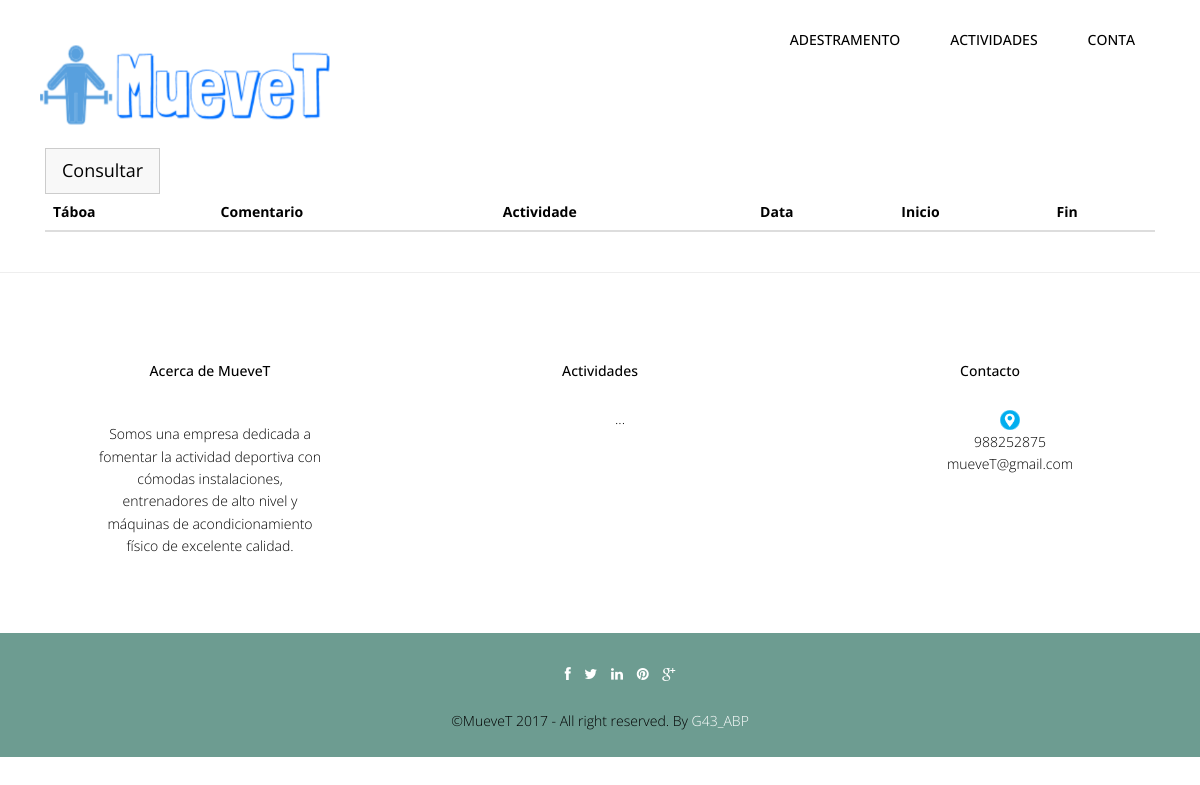
Before: /abp/Controllers/SESION_Controller.php (signed in) with the older database file.
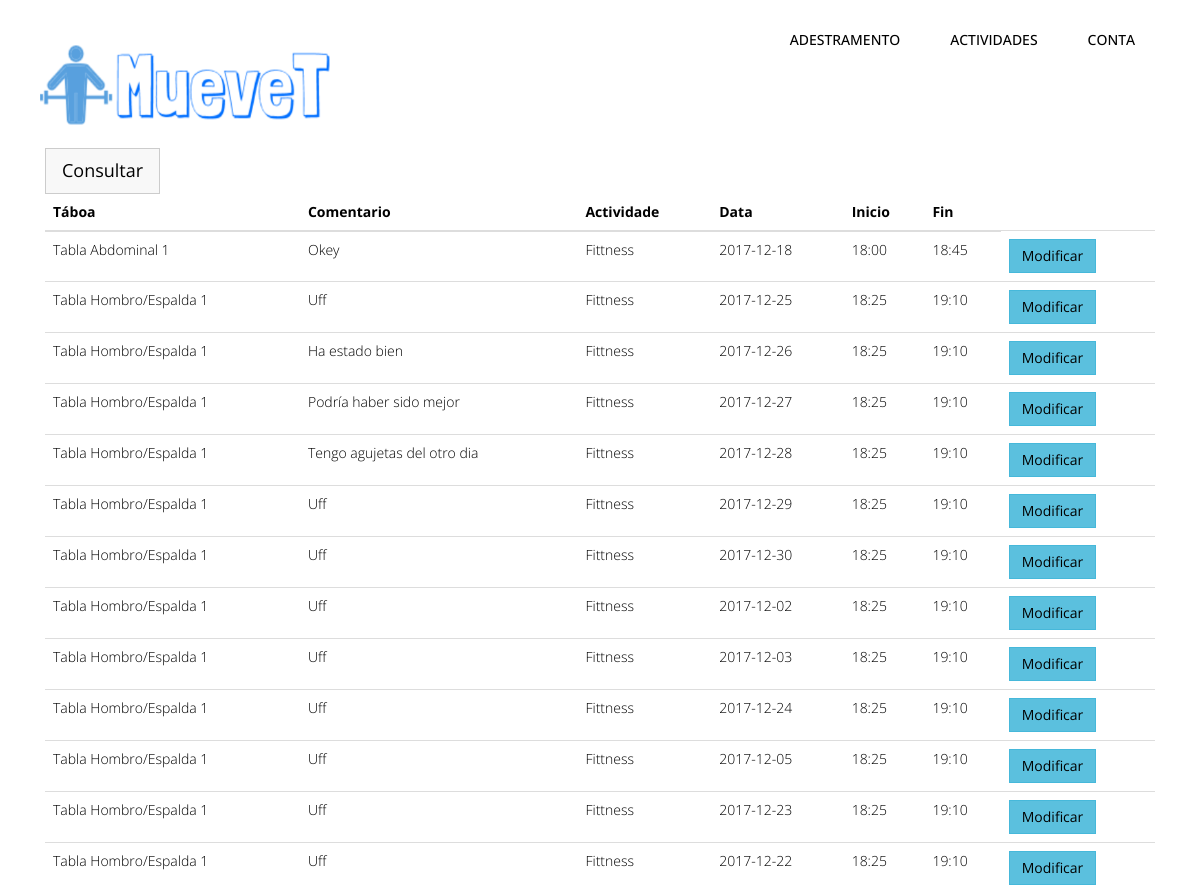
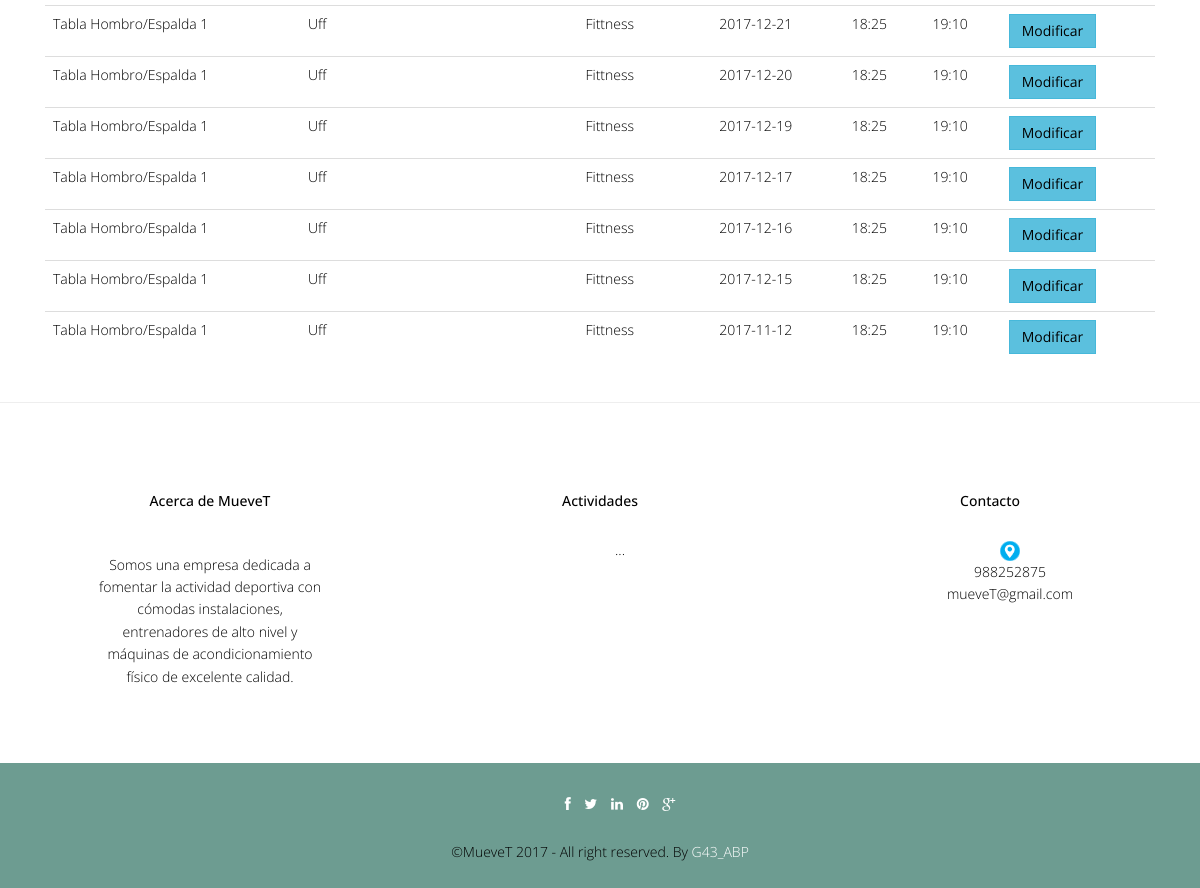
After: the same page with the newer database file (2 pictures, top to bottom).
### tables this page shows
CREATE TABLE IF NOT EXISTS `sesion` (
  `idSesion` int(10) NOT NULL,
  `username` varchar(20) NOT NULL,
  `idTabla` int(10) NOT NULL,
  `fechaSesion` date NOT NULL,
  `horaInicio` varchar(5) NOT NULL,
  `horaFin` varchar(5) NOT NULL,
  `comentarioSesion` text,
  `idActividadIndividual` int(10) NOT NULL
);

### abp/Controllers/SESION_Controller.php (called while the page is built, shortened)
<?php
include '../Models/SESION_Model.php';
include '../Views/header.php';
Switch ($_REQUEST['accion']) {
    default:
        if (!tienePermisos('SESION_Listar')) {
            new Mensaje('No tienes los permisos necesarios', '../Views/DEFAULT_Vista.php');
        } else {
            $sesion = new SESION_Model($_SESSION['login'], '', '', '', '', '', '', '');
            $datos = $sesion->Listar();
            new SESION_Listar($datos, 'SESION_Controller.php');
        }
}
?>

### abp/Models/SESION_Model.php (called while the page is built, shortened)
<?php
include '../Functions/LibraryFunctions.php';
class SESION_Model {
    var $mysqli;
    function __construct($userName, $idSesion, $idTabla, $comentarioSesion, $idActividadIndividual, $fecha, $horaInicio, $horaFin) {
        $this->userName = $userName;
    }
    function ConectarBD() {
        $this->mysqli = new mysqli("localhost", "root", "", "muevet");
    }
    function Listar() {
        $sql = "SELECT idSesion, idTabla, comentarioSesion, idActividadIndividual,fechaSesion, horaInicio, horaFin FROM SESION WHERE username ='" . $this->userName . "'";
        if (!($resultado = $this->mysqli->query($sql))) {
            return 'Error en la consulta sobre la base de datos.';
        } else {
            $toret = array();
            $i = 0;
            while ($fila = $resultado->fetch_array()) {
                $toret[$i] = $fila;
                $i++;
            }
            for ($i = 0; $i < count($toret); $i++) {
                $toret[$i]['idTabla'] = $this->ConsultarNombreTabla($toret[$i]['idTabla']);
                $toret[$i]['idActividadIndividual'] = $this->ConsultarNombreActividadIndividual($toret[$i]['idActividadIndividual']);
            }
            return $toret;
        }
    }
    function ConsultarNombreTabla($id) {
        $sql = "SELECT nombreTabla FROM TABLA WHERE idTabla='" . $id . "'";
        if (!($resultado = $this->mysqli->query($sql))) {
            return 'Error en la consulta sobre la base de datos.';
        } else {
            $result = $resultado->fetch_array();
            return $result['nombreTabla'];
        }
    }
    function ConsultarNombreActividadIndividual($id) {
        $sql = "SELECT nombreActividadIndividual FROM ACTIVIDADINDIVIDUAL WHERE idActividadIndividual='" . $id . "'";
        if (!($resultado = $this->mysqli->query($sql))) {
            return 'Error en la consulta sobre la base de datos.';
        } else {
            $result = $resultado->fetch_array();
            return $result['nombreActividadIndividual'];
        }
    }
}
?>

### abp/Views/SESSION_SHOWALL_Vista.php (the view, shortened to what this page needs)
<?php
class SESION_Listar {
    private $datos;
    function __construct($datos, $volver) {
        $this->datos = $datos;
        $this->render();
    }
    function render() {
        ?> <script type="text/javascript" src="../js/<?php echo $_SESSION['IDIOMA'] ?>_validate.js"></script>
        <?php
        $lista = array('idTabla', 'comentarioSesion', 'idActividadIndividual', 'fechaSesion', 'horaInicio', 'horaFin');
        ?>
        <br><br>
        <div class="container">
            <div class="col-lg-12">
                <button type="button" class="btn btn-default btn-lg"><a href='SESION_Controller.php?accion=<?php echo $strings['Consultar']; ?>'><?php echo $strings['Consultar'] ?></a></button>
                <table class="table">
                    <thead class="thead-dark">
                        <tr>
                            <?php
                            foreach ($lista as $titulo) {
                                echo "<th>";
                                echo $strings[$titulo];
                                echo "</th>";
                            }
                            echo "</tr>";
                            echo "</thead>";
                            echo "<tbody>";
                            for ($j = 0; $j < count($this->datos); $j++) {
                                echo "<tr>";
                                foreach ($this->datos [$j] as $clave => $valor) {
                                    for ($i = 0; $i < count($lista); $i++) {
                                        if ($clave === $lista[$i]) {
                                            echo "<td>";
                                            echo $valor;
                                            echo "</td>";
                                        }
                                    }
                                }
                                ?>
                                <td><button type="button" class="btn btn-info"><a href='SESION_Controller.php?idSesion=<?php echo $this->datos[$j]['idSesion'] . '&accion=' . $strings['Modificar']; ?>'><?php echo $strings['Modificar']; ?></a></button></td>
            <?php
        }
        ?>
             </table>
                </div>
            </div>
        <?php
        include '../Views/footer.php';
    }
}
?>

### abp/Views/header.php (shortened to what this page needs)
<!DOCTYPE html>
<html lang="en">
    <head>
        <link href="../css/bootstrap.min.css" rel="stylesheet">
        <link href="../css/responsive-slider.css" rel="stylesheet">
        <link rel="stylesheet" href="../css/animate.css">
        <link rel="stylesheet" href="../css/font-awesome.min.css">
        <link href="../css/style.css" rel="stylesheet">
    </head>
    <body>
        <header>
            <div class="container">
                <div class="row">
                    <nav class="navbar navbar-default" role="navigation">
                        <div class="container-fluid">
                            <div class="navbar-header">
                                <div class="navbar-brand">
                                    <br><a href="../index.php"><img src="../img/logo.png" width="290" height="80"></a>
                                </div>
                            </div>
                            <div class="menu">
                                <ul class="nav nav-tabs" role="tablist">
                                    <?php
                                    showNavbar();
                                    ?>
                                </ul>
                            </div>
                        </div>
                    </nav>
                </div>
            </div>
        </header>

### abp/Functions/LibraryFunctions.php (shortened to what this page needs)
<?php
function ConsultarTipoUsuarioLogin() {
    $mysqli = new mysqli("localhost", "root", "", "muevet");
    $sql = "SELECT tipoUsuario FROM USUARIO WHERE USUARIO.userName='" . $_SESSION['login'] . "'";
    $result = $mysqli->query($sql)->fetch_array();
    return $result['tipoUsuario'];
}
function añadirFuncionalidades($NOM) {
    $mysqli = new mysqli("localhost", "root", "", "muevet");
    $rol = "SELECT tipoUsuario FROM USUARIO  WHERE userName='" . $NOM['login'] . "'";
    $sql = "SELECT DISTINCT categoriaFuncionalidad FROM FUNCIONALIDAD, FUNCIONALIDAD_ROL WHERE FUNCIONALIDAD_ROL.idFuncionalidad = FUNCIONALIDAD.idFuncionalidad AND FUNCIONALIDAD_ROL.idRol=(" . $rol . ")";
    if (!($resultado = $mysqli->query($sql))) {
        echo 'Error en la consulta sobre la base de datos';
    } else {
        while ($fila = $resultado->fetch_array()) {
            $funcionalidad = $fila['categoriaFuncionalidad'];
            switch ($funcionalidad) {
                case "Gestion Entrenadores":
                    if (ConsultarTipoUsuarioLogin() != 3) {
                        ?>
                        <li class="nav-item dropdown">
                            <a class="nav-link dropdown-toggle" href="" id="navbarDropdownMenuLink" data-toggle="dropdown" aria-haspopup="true" aria-expanded="false" ><?php echo $strings['Gestión de Usuarios'] ?> </a>
                            <div class="dropdown-menu" aria-labelledby="navbarDropdownMenuLink">
                        <?php if (ConsultarTipoUsuarioLogin() == 1) { ?>
                                    <a class = "dropdown-item" href = "../Controllers/ENTRENADOR_Controller.php?user=entrenador"><?php echo $strings['Gestión de Entrenadores'];
                            ?></a>
                                    <a class="dropdown-item" href="../Controllers/DEPORTISTA_Controller.php?user=deportista"><?php echo $strings['Gestión de Deportistas']; ?></a><br>
                                    <a class="dropdown-item" href="../Controllers/USUARIO_Controller.php"><?php echo $strings['Gestión de Usuarios']; ?></a><br>
                                    <?php } else if (ConsultarTipoUsuarioLogin() == 2) { ?>
                                    <a class="dropdown-item" href="../Controllers/DEPORTISTA_Controller.php?user=deportista"><?php echo $strings['Gestión de Deportistas']; ?></a>
                                <?php } ?>
                            </div>
                        </li>
                        <?php
                    }
                    break;
                case "Gestion Actividad Grupal":
                    ?>
                    <li class="nav-item dropdown">
                        <a class="nav-link dropdown-toggle" href="" id="navbarDropdownMenuLink" data-toggle="dropdown" aria-haspopup="true" aria-expanded="false"><?php echo $strings['Gestión de Actividades'] ?> </a>
                    </li>
                    <?php
                    break;
                case "Gestion Instalacion":
                    if (ConsultarTipoUsuarioLogin() == 1) {
                        ?>
                        <li><a style="font-size:15px;" href='../Controllers/INSTALACION_Controller.php'><?php echo $strings['Gestión de Instalaciones']; ?></a></li> <?php
                    }
                    break;
                case "Gestion Ejercicios":
                    ?>
                    <li class="nav-item dropdown">
                        <a class="nav-link dropdown-toggle" href="" id="navbarDropdownMenuLink" data-toggle="dropdown" aria-haspopup="true" aria-expanded="false" ><?php echo $strings['Entrenamiento'] ?> </a>
                    </li>
                    <?php
                    break;
                    ?><li><a style="font-size:15px;" href="../Controllers/INSCRIPCION_Controller.php?act=grupal"><?php echo $strings['Gestión de Inscripciones']; ?></a></li> <?php
                default:
                    break;
            }
        }
    }
}
function showNavbar() {
    if (!isset($_SESSION)) {
        echo '<br><br><li role="presentation" class="active"><a href="../Functions/Conectar.php" class="m1">Iniciar Sesion</a></li>';
    } else {
        añadirFuncionalidades($_SESSION);
        ?>
        <li class="nav-item dropdown">
            <a class="nav-link dropdown-toggle" href="" id="navbarDropdownMenuLink" data-toggle="dropdown" aria-haspopup="true" aria-expanded="false">
        <?php echo $strings['Cuenta'] ?>
            </a>
        </li>
        <?php
    }
}
?>

### abp/Views/footer.php (shortened to what this page needs)
<hr>
	<footer>
		<div class="container">
			<div class="row">
				<div class="col-lg-4">
					<div class="widget">
						<h5 class="widgetheading">Acerca de MueveT</h5>
						<p>Somos una empresa dedicada a fomentar la actividad deportiva con cómodas instalaciones, entrenadores de alto nivel y máquinas de acondicionamiento físico de excelente calidad.</p>
					</div>
				</div>
				<div class="col-lg-4">
					<div class="widget">
						<h5 class="widgetheading">Actividades</h5>
						<ul class="link-list">
							<li><a href="#">...</a></li>
						</ul>
					</div>
				</div>
				<div class="col-lg-4">
					<div class="widget">
						<h5 class="widgetheading">Contacto</h5>
						<ul class="link-list">
                                                    <li><a target="_blank" href="https://www.google.es/maps/place/ESEI+-+Escola+Superior+de+Enxe%C3%B1er%C3%ADa+Inform%C3%A1tica/@42.3449233,-7.8554787,15z/data=!4m2!3m1!1s0x0:0xbb2380c0a6827554?sa=X&ved=0ahUKEwiKoO6ZjtLXAhUGXBQKHfQGBFYQ_BIIjQEwCw"><img src="../img/gps.png" width="20px" height="20px"></a></li>
							<li><a href="#">988252875</a></li>
							<li><a href="#">mueveT@gmail.com</a></li>
						</ul>
					</div>
				</div>
			</div>
		</div>
		<div class="sub-footer">
			<div class="container">
				<div class="row">
					<div class="col-lg-12">
						<ul class="social-network">
							<li><a href="#" data-placement="top" title="Facebook"><i class="fa fa-facebook fa-1x"></i></a></li>
							<li><a href="#" data-placement="top" title="Twitter"><i class="fa fa-twitter fa-1x"></i></a></li>
							<li><a href="#" data-placement="top" title="Linkedin"><i class="fa fa-linkedin fa-1x"></i></a></li>
							<li><a href="#" data-placement="top" title="Pinterest"><i class="fa fa-pinterest fa-1x"></i></a></li>
							<li><a href="#" data-placement="top" title="Google plus"><i class="fa fa-google-plus fa-1x"></i></a></li>
						</ul>
					</div>
					<div class="col-lg-12">
						<div class="copyright">
							<p>
								<span>&copy;MueveT 2017 - All right reserved. By </span><a href="" target="_blank">G43_ABP</a>
							</p>
						</div>
					</div>
				</div>
			</div>
		</div>
	</footer>
  </body>
</html>

### abp/css/style.css (style rules this page uses)
body { font-family:'Open Sans', Arial, sans-serif; font-size:14px; font-weight:300; line-height:1.6em; color:#000; background-color:#fff; }
hi,h2,h3,h4,h5,h6 { color:#000; line-height:1.1em; }
p { color:#000; }
.navbar-default { margin-top:-10px; background-color: #fff; border-radius:0; border:0; }
.container-fluid > .navbar-header { margin-right: 30px; margin-left: 10px; margin-top:20px; border-radius:0; }
.navbar-brand { float: left; height: 30px; padding: 15px 15px; font-size: 18px; line-height: 20px; }
.menu { font-size:14px; float:right; text-transform:uppercase; font-weight:500; }
.menu ul.nav-tabs li { color:#000; }
.nav-tabs { border-bottom: 0; }
.nav-tabs > li { float: left; margin-bottom: 0; }
.nav-tabs > li > a { margin-bottom:20px; margin-right: 20px; line-height: 1.42857143; border-bottom: 3px solid transparent; border-radius:0; color:#000; border-top:0; border-right:0; border-left:0; }
.blog h3,p { color:#000; padding:15px; }
.widget { margin-top:10px; padding:50px; text-align:center; }
.widget p,ul { margin-top:30px; }
.link-list ul,li,a { color:#000; list-style:none; }
.copyright { text-align:center; }
.copyright a { color:#fff; }
.sub-footer { background-color: #6D9C91; }
ul.social-network { list-style:none; margin-top:30px; text-align:center; }
ul.social-network li { display:inline; margin: 0 5px; color:#fff; }
ul.social-network li a { color:#fff; }

### abp/css/overwrite.css (style rules this page uses)
.btn { text-shadow: none; background-image:none; border-color: none; border-bottom-color: none; -webkit-box-shadow: none; -moz-box-shadow: none; box-shadow: none; }
.btn { outline:0; -webkit-border-radius: 0; -moz-border-radius: 0; border-radius: 0; }
.btn-lg { -webkit-border-radius: 0; -moz-border-radius: 0; border-radius: 0; }
.btn-default { color: #333333; background-color: #f8f8f8; }

Changed rows visible on the page:
added sesion: comentarioSesion "Okey", fechaSesion "2017-12-18", horaInicio "18:00", horaFin "18:45"
added sesion: comentarioSesion "Uff", fechaSesion "2017-12-25", horaInicio "18:25", horaFin "19:10"
added sesion: comentarioSesion "Ha estado bien", fechaSesion "2017-12-26", horaInicio "18:25", horaFin "19:10"
added sesion: comentarioSesion "Podría haber sido mejor", fechaSesion "2017-12-27", horaInicio "18:25", horaFin "19:10"
added sesion: comentarioSesion "Tengo agujetas del otro dia", fechaSesion "2017-12-28", horaInicio "18:25", horaFin "19:10"
added sesion: comentarioSesion "Uff", fechaSesion "2017-12-29", horaInicio "18:25", horaFin "19:10"
added sesion: comentarioSesion "Uff", fechaSesion "2017-12-30", horaInicio "18:25", horaFin "19:10"
added sesion: comentarioSesion "Uff", fechaSesion "2017-12-02", horaInicio "18:25", horaFin "19:10"
added sesion: comentarioSesion "Uff", fechaSesion "2017-12-03", horaInicio "18:25", horaFin "19:10"
added sesion: comentarioSesion "Uff", fechaSesion "2017-12-24", horaInicio "18:25", horaFin "19:10"
added sesion: comentarioSesion "Uff", fechaSesion "2017-12-05", horaInicio "18:25", horaFin "19:10"
added sesion: comentarioSesion "Uff", fechaSesion "2017-12-23", horaInicio "18:25", horaFin "19:10"
added sesion: comentarioSesion "Uff", fechaSesion "2017-12-22", horaInicio "18:25", horaFin "19:10"
added sesion: comentarioSesion "Uff", fechaSesion "2017-12-21", horaInicio "18:25", horaFin "19:10"
added sesion: comentarioSesion "Uff", fechaSesion "2017-12-20", horaInicio "18:25", horaFin "19:10"
added sesion: comentarioSesion "Uff", fechaSesion "2017-12-19", horaInicio "18:25", horaFin "19:10"
added sesion: comentarioSesion "Uff", fechaSesion "2017-12-17", horaInicio "18:25", horaFin "19:10"
added sesion: comentarioSesion "Uff", fechaSesion "2017-12-16", horaInicio "18:25", horaFin "19:10"
added sesion: comentarioSesion "Uff", fechaSesion "2017-12-15", horaInicio "18:25", horaFin "19:10"
added sesion: comentarioSesion "Uff", fechaSesion "2017-11-12", horaInicio "18:25", horaFin "19:10"
Other visible differences:
new list line: "Tabla Abdominal 1 Fittness Modificar"
new list line: "Tabla Hombro/Espalda 1 Fittness Modificar"
